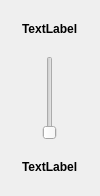
<?xml version="1.0" encoding="UTF-8"?>
<ui version="4.0">
 <class>customSliderForm</class>
 <widget class="QWidget" name="customSliderForm">
  <property name="geometry">
   <rect>
    <x>0</x>
    <y>0</y>
    <width>100</width>
    <height>196</height>
   </rect>
  </property>
  <property name="sizePolicy">
   <sizepolicy hsizetype="Minimum" vsizetype="Minimum">
    <horstretch>0</horstretch>
    <verstretch>0</verstretch>
   </sizepolicy>
  </property>
  <property name="minimumSize">
   <size>
    <width>100</width>
    <height>196</height>
   </size>
  </property>
  <property name="windowTitle">
   <string>Form</string>
  </property>
  <layout class="QGridLayout" name="gridLayout">
   <property name="leftMargin">
    <number>0</number>
   </property>
   <property name="topMargin">
    <number>0</number>
   </property>
   <property name="rightMargin">
    <number>0</number>
   </property>
   <property name="bottomMargin">
    <number>0</number>
   </property>
   <property name="spacing">
    <number>0</number>
   </property>
   <item row="0" column="0">
    <widget class="QWidget" name="customSliderContainer" native="true">
     <layout class="QGridLayout" name="gridLayout_2" columnstretch="0">
      <property name="leftMargin">
       <number>0</number>
      </property>
      <property name="topMargin">
       <number>0</number>
      </property>
      <property name="rightMargin">
       <number>0</number>
      </property>
      <property name="bottomMargin">
       <number>0</number>
      </property>
      <property name="spacing">
       <number>0</number>
      </property>
      <item row="0" column="0">
       <widget class="QWidget" name="slider" native="true">
        <layout class="QVBoxLayout" name="verticalLayout">
         <property name="spacing">
          <number>0</number>
         </property>
         <property name="leftMargin">
          <number>2</number>
         </property>
         <property name="topMargin">
          <number>2</number>
         </property>
         <property name="rightMargin">
          <number>2</number>
         </property>
         <property name="bottomMargin">
          <number>2</number>
         </property>
         <item alignment="Qt::AlignmentFlag::AlignHCenter|Qt::AlignmentFlag::AlignVCenter">
          <widget class="QLabel" name="maxLabel">
           <property name="font">
            <font>
             <bold>true</bold>
            </font>
           </property>
           <property name="text">
            <string>TextLabel</string>
           </property>
          </widget>
         </item>
         <item alignment="Qt::AlignmentFlag::AlignHCenter|Qt::AlignmentFlag::AlignVCenter">
          <widget class="pressure_slider" name="verticalSlider">
           <property name="maximum">
            <number>400</number>
           </property>
           <property name="tracking">
            <bool>false</bool>
           </property>
           <property name="orientation">
            <enum>Qt::Orientation::Vertical</enum>
           </property>
          </widget>
         </item>
         <item alignment="Qt::AlignmentFlag::AlignHCenter|Qt::AlignmentFlag::AlignVCenter">
          <widget class="QLabel" name="currentLabel">
           <property name="font">
            <font>
             <bold>true</bold>
            </font>
           </property>
           <property name="text">
            <string>TextLabel</string>
           </property>
          </widget>
         </item>
        </layout>
       </widget>
      </item>
     </layout>
    </widget>
   </item>
  </layout>
 </widget>
 <customwidgets>
  <customwidget>
   <class>pressure_slider</class>
   <extends>QSlider</extends>
   <header>pressure_slider.h</header>
  </customwidget>
 </customwidgets>
 <resources/>
 <connections/>
</ui>
